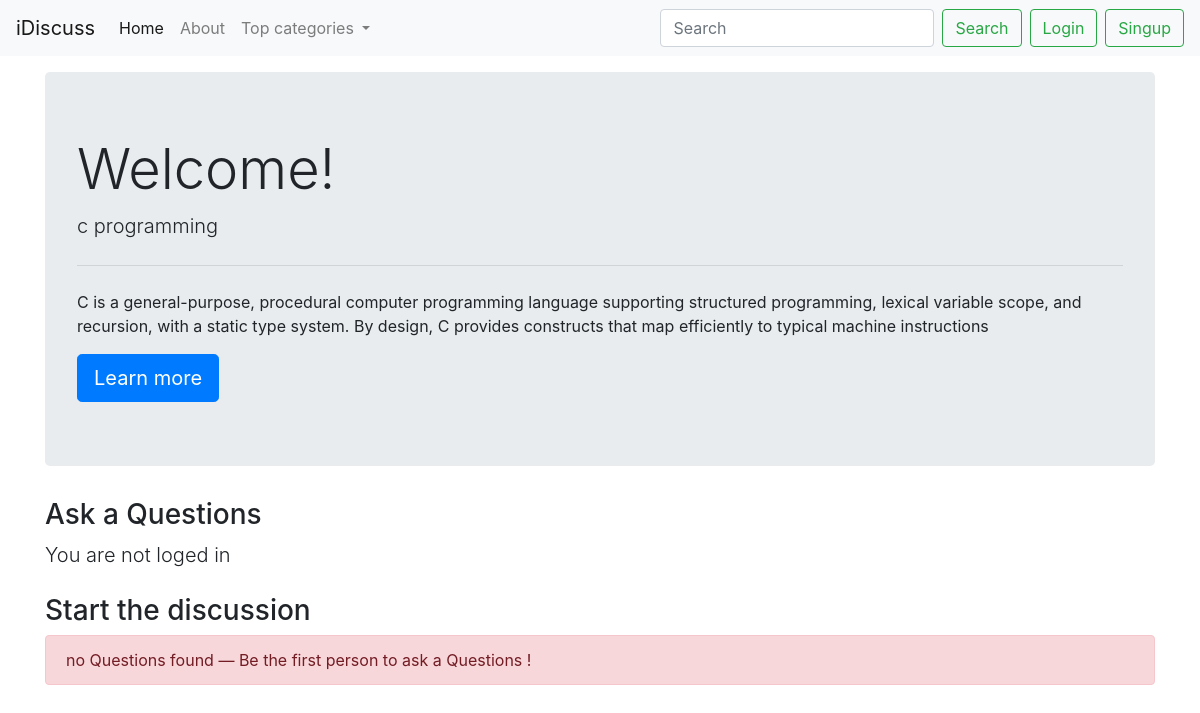
The page /threads.php?catid=3 on the database its author committed.
### tables this page shows
CREATE TABLE `categories` (
  `category_id` int(11) NOT NULL,
  `category_name` varchar(100) NOT NULL,
  `category_description` varchar(500) NOT NULL,
  `date` datetime NOT NULL DEFAULT current_timestamp()
);

### threads.php (the view, shortened to what this page needs)
<!doctype html>
<html lang="en">
<head>
    <link rel="stylesheet" href="css/thread.css">
    <link rel="stylesheet" href="css/bootstrap.min.css">
</head>
<body>
    <?php include 'dbconn.php';
     include '_nav.php';?>
    <?php
    $id= $_GET['catid'];
    $sql = "SELECT * FROM `categories` WHERE category_id=$id" ;
    $result = mysqli_query($conn, $sql);
    while ($row = mysqli_fetch_assoc($result)){
        $catname= $row['category_name'];
        $catdesc= $row['category_description'];
    }
    ?>
    <div class="container mt-3 ">
        <div class="jumbotron ">
            <h1 class="display-4">Welcome!</h1>
            <p class="lead"><?php echo $catname;?></p>
            <hr class="my-4">
            <p><?php  echo $catdesc;?></p>
            <a class="btn btn-primary btn-lg" href="#" role="button">Learn more</a>
        </div>
    </div>
 <?PHP
        if(isset($_SESSION['loggedin'])  && $_SESSION['loggedin']=="true"){
       echo'<div class="container">
       <div class="box1">
        <h3>Ask a Questions</h3>
        <form action=" " method="POST">
            <div class="form-group">
                <label for="Input">Problem title</label>
                <input type="text" class="form-control" id="title" name="title" aria-describedby="title">
                <small class="form-text text-muted">write a short title</small>
            </div>
            <input type="hidden" name="sno" value="' .$_SESSION["sno"]. '">
            <div class="form-group">
            <label>Post Question</label>
            <textarea class="form-control" id="desc" name="desc" rows="3"></textarea>
        </div>
            <button type="submit" class="btn btn-success">Submit</button>
        </form>
    </div>
    </div>
        </div>';
    }
            else{
             echo'<div class="container">
               <h3>Ask a Questions</h3>
           <p class="lead">You are not loged in</p>
              </div>';
             }
              ?>
 <div class="container mt-4">
    <h3>Start the discussion</h3>
            <?php
    $noReslt= true;
        if($noReslt){
       echo '<div class="alert alert-danger" role="alert">
        no Questions found — Be the first person to ask a Questions !
       </div>' ;}
 ?>
</body>
</html>

### css/thread.css (style rules this page uses)
* { margin: 0; padding: 0; box-sizing: border-box; }

### rows shown on the page
categories: category_name "c programming", category_description "C is a general-purpose, procedural computer programming language supporting structured programming, lexical variable scope, and recursion, with a static type system. By design, C provides constructs that map efficiently to typical machine instructions"
